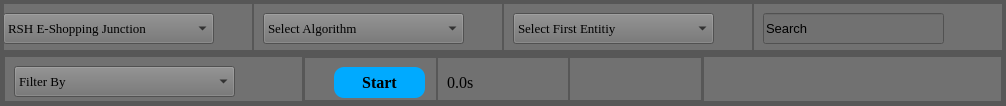
                     <widget class="QFrame" name="frame_44">
                      <property name="minimumSize">
                       <size>
                        <width>0</width>
                        <height>50</height>
                       </size>
                      </property>
                      <property name="maximumSize">
                       <size>
                        <width>16777215</width>
                        <height>120</height>
                       </size>
                      </property>
                      <property name="styleSheet">
                       <string notr="true">background-color: rgb(113, 113, 113);</string>
                      </property>
                      <property name="frameShape">
                       <enum>QFrame::StyledPanel</enum>
                      </property>
                      <property name="frameShadow">
                       <enum>QFrame::Raised</enum>
                      </property>
                      <layout class="QVBoxLayout" name="verticalLayout_8">
                       <property name="spacing">
                        <number>0</number>
                       </property>
                       <property name="leftMargin">
                        <number>0</number>
                       </property>
                       <property name="topMargin">
                        <number>0</number>
                       </property>
                       <property name="rightMargin">
                        <number>0</number>
                       </property>
                       <property name="bottomMargin">
                        <number>0</number>
                       </property>
                       <item>
                        <widget class="QFrame" name="frame_47">
                         <property name="styleSheet">
                          <string notr="true">background-color: rgb(113, 113, 113);</string>
                         </property>
                         <property name="frameShape">
                          <enum>QFrame::StyledPanel</enum>
                         </property>
                         <property name="frameShadow">
                          <enum>QFrame::Raised</enum>
                         </property>
                         <layout class="QHBoxLayout" name="horizontalLayout_14">
                          <property name="spacing">
                           <number>0</number>
                          </property>
                          <property name="leftMargin">
                           <number>0</number>
                          </property>
                          <property name="topMargin">
                           <number>0</number>
                          </property>
                          <property name="rightMargin">
                           <number>0</number>
                          </property>
                          <property name="bottomMargin">
                           <number>0</number>
                          </property>
                          <item>
                           <widget class="QFrame" name="frame_48">
                            <property name="minimumSize">
                             <size>
                              <width>0</width>
                              <height>50</height>
                             </size>
                            </property>
                            <property name="maximumSize">
                             <size>
                              <width>16777215</width>
                              <height>60</height>
                             </size>
                            </property>
                            <property name="styleSheet">
                             <string notr="true">background-color: rgb(113, 113, 113);
</string>
                            </property>
                            <property name="frameShape">
                             <enum>QFrame::StyledPanel</enum>
                            </property>
                            <property name="frameShadow">
                             <enum>QFrame::Raised</enum>
                            </property>
                            <layout class="QHBoxLayout" name="horizontalLayout_6">
                             <property name="spacing">
                              <number>0</number>
                             </property>
                             <property name="leftMargin">
                              <number>0</number>
                             </property>
                             <property name="topMargin">
                              <number>0</number>
                             </property>
                             <property name="rightMargin">
                              <number>0</number>
                             </property>
                             <property name="bottomMargin">
                              <number>0</number>
                             </property>
                             <item>
                              <widget class="QFrame" name="frame_49">
                               <property name="frameShape">
                                <enum>QFrame::StyledPanel</enum>
                               </property>
                               <property name="frameShadow">
                                <enum>QFrame::Raised</enum>
                               </property>
                              </widget>
                             </item>
                             <item>
                              <widget class="QFrame" name="frame_50">
                               <property name="minimumSize">
                                <size>
                                 <width>250</width>
                                 <height>0</height>
                                </size>
                               </property>
                               <property name="frameShape">
                                <enum>QFrame::StyledPanel</enum>
                               </property>
                               <property name="frameShadow">
                                <enum>QFrame::Raised</enum>
                               </property>
                               <widget class="QComboBox" name="searching_categoty">
                                <property name="geometry">
                                 <rect>
                                  <x>0</x>
                                  <y>10</y>
                                  <width>211</width>
                                  <height>31</height>
                                 </rect>
                                </property>
                                <property name="font">
                                 <font>
                                  <family>Times New Roman</family>
                                  <pointsize>10</pointsize>
                                 </font>
                                </property>
                                <item>
                                 <property name="text">
                                  <string>RSH E-Shopping Junction</string>
                                 </property>
                                </item>
                               </widget>
                              </widget>
                             </item>
                             <item>
                              <widget class="QFrame" name="frame_51">
                               <property name="frameShape">
                                <enum>QFrame::StyledPanel</enum>
                               </property>
                               <property name="frameShadow">
                                <enum>QFrame::Raised</enum>
                               </property>
                              </widget>
                             </item>
                             <item>
                              <widget class="QFrame" name="frame_52">
                               <property name="minimumSize">
                                <size>
                                 <width>250</width>
                                 <height>0</height>
                                </size>
                               </property>
                               <property name="frameShape">
                                <enum>QFrame::StyledPanel</enum>
                               </property>
                               <property name="frameShadow">
                                <enum>QFrame::Raised</enum>
                               </property>
                               <widget class="QComboBox" name="searching_algorithm">
                                <property name="geometry">
                                 <rect>
                                  <x>10</x>
                                  <y>10</y>
                                  <width>201</width>
                                  <height>31</height>
                                 </rect>
                                </property>
                                <property name="font">
                                 <font>
                                  <family>Times New Roman</family>
                                  <pointsize>10</pointsize>
                                 </font>
                                </property>
                                <property name="styleSheet">
                                 <string notr="true"/>
                                </property>
                                <item>
                                 <property name="text">
                                  <string>Select Algorithm</string>
                                 </property>
                                </item>
                                <item>
                                 <property name="text">
                                  <string>Linear Search</string>
                                 </property>
                                </item>
                               </widget>
                              </widget>
                             </item>
                             <item>
                              <widget class="QFrame" name="frame_53">
                               <property name="frameShape">
                                <enum>QFrame::StyledPanel</enum>
                               </property>
                               <property name="frameShadow">
                                <enum>QFrame::Raised</enum>
                               </property>
                              </widget>
                             </item>
                             <item>
                              <widget class="QFrame" name="frame_54">
                               <property name="minimumSize">
                                <size>
                                 <width>250</width>
                                 <height>0</height>
                                </size>
                               </property>
                               <property name="frameShape">
                                <enum>QFrame::StyledPanel</enum>
                               </property>
                               <property name="frameShadow">
                                <enum>QFrame::Raised</enum>
                               </property>
                               <widget class="QComboBox" name="searching_entity1">
                                <property name="geometry">
                                 <rect>
                                  <x>10</x>
                                  <y>10</y>
                                  <width>201</width>
                                  <height>31</height>
                                 </rect>
                                </property>
                                <property name="font">
                                 <font>
                                  <family>Times New Roman</family>
                                  <pointsize>10</pointsize>
                                 </font>
                                </property>
                                <item>
                                 <property name="text">
                                  <string>Select First Entitiy</string>
                                 </property>
                                </item>
                                <item>
                                 <property name="text">
                                  <string>Type Of Product</string>
                                 </property>
                                </item>
                                <item>
                                 <property name="text">
                                  <string>Name Of Product</string>
                                 </property>
                                </item>
                                <item>
                                 <property name="text">
                                  <string>Brand Name</string>
                                 </property>
                                </item>
                                <item>
                                 <property name="text">
                                  <string>Out Of Stock</string>
                                 </property>
                                </item>
                                <item>
                                 <property name="text">
                                  <string>Price Of Products</string>
                                 </property>
                                </item>
                                <item>
                                 <property name="text">
                                  <string>Discount On Product</string>
                                 </property>
                                </item>
                                <item>
                                 <property name="text">
                                  <string>Delivery Charges</string>
                                 </property>
                                </item>
                                <item>
                                 <property name="text">
                                  <string>Sold Products</string>
                                 </property>
                                </item>
                                <item>
                                 <property name="text">
                                  <string>Ratings</string>
                                 </property>
                                </item>
                               </widget>
                              </widget>
                             </item>
                             <item>
                              <widget class="QFrame" name="frame_55">
                               <property name="frameShape">
                                <enum>QFrame::StyledPanel</enum>
                               </property>
                               <property name="frameShadow">
                                <enum>QFrame::Raised</enum>
                               </property>
                              </widget>
                             </item>
                             <item>
                              <widget class="QFrame" name="frame_60">
                               <property name="minimumSize">
                                <size>
                                 <width>250</width>
                                 <height>0</height>
                                </size>
                               </property>
                               <property name="frameShape">
                                <enum>QFrame::StyledPanel</enum>
                               </property>
                               <property name="frameShadow">
                                <enum>QFrame::Raised</enum>
                               </property>
                               <widget class="QLineEdit" name="searching_lineEdit">
                                <property name="geometry">
                                 <rect>
                                  <x>10</x>
                                  <y>10</y>
                                  <width>181</width>
                                  <height>31</height>
                                 </rect>
                                </property>
                                <property name="font">
                                 <font>
                                  <pointsize>10</pointsize>
                                 </font>
                                </property>
                                <property name="text">
                                 <string>Search</string>
                                </property>
                               </widget>
                              </widget>
                             </item>
                             <item>
                              <widget class="QFrame" name="frame_91">
                               <property name="frameShape">
                                <enum>QFrame::StyledPanel</enum>
                               </property>
                               <property name="frameShadow">
                                <enum>QFrame::Raised</enum>
                               </property>
                              </widget>
                             </item>
                            </layout>
                           </widget>
                          </item>
                         </layout>
                        </widget>
                       </item>
                       <item>
                        <widget class="QFrame" name="frame_46">
                         <property name="styleSheet">
                          <string notr="true">background-color: rgb(113, 113, 113);</string>
                         </property>
                         <property name="frameShape">
                          <enum>QFrame::StyledPanel</enum>
                         </property>
                         <property name="frameShadow">
                          <enum>QFrame::Raised</enum>
                         </property>
                         <layout class="QHBoxLayout" name="horizontalLayout_15">
                          <property name="spacing">
                           <number>0</number>
                          </property>
                          <property name="leftMargin">
                           <number>0</number>
                          </property>
                          <property name="topMargin">
                           <number>0</number>
                          </property>
                          <property name="rightMargin">
                           <number>0</number>
                          </property>
                          <property name="bottomMargin">
                           <number>0</number>
                          </property>
                          <item>
                           <widget class="QFrame" name="frame_61">
                            <property name="minimumSize">
                             <size>
                              <width>0</width>
                              <height>50</height>
                             </size>
                            </property>
                            <property name="maximumSize">
                             <size>
                              <width>16777215</width>
                              <height>60</height>
                             </size>
                            </property>
                            <property name="styleSheet">
                             <string notr="true">background-color: rgb(113, 113, 113);
</string>
                            </property>
                            <property name="frameShape">
                             <enum>QFrame::StyledPanel</enum>
                            </property>
                            <property name="frameShadow">
                             <enum>QFrame::Raised</enum>
                            </property>
                            <layout class="QHBoxLayout" name="horizontalLayout_12">
                             <property name="spacing">
                              <number>0</number>
                             </property>
                             <property name="leftMargin">
                              <number>0</number>
                             </property>
                             <property name="topMargin">
                              <number>0</number>
                             </property>
                             <property name="rightMargin">
                              <number>0</number>
                             </property>
                             <property name="bottomMargin">
                              <number>0</number>
                             </property>
                             <item>
                              <widget class="QFrame" name="frame_72">
                               <property name="styleSheet">
                                <string notr="true">background-color: rgb(113, 113, 113);</string>
                               </property>
                               <property name="frameShape">
                                <enum>QFrame::StyledPanel</enum>
                               </property>
                               <property name="frameShadow">
                                <enum>QFrame::Raised</enum>
                               </property>
                               <layout class="QHBoxLayout" name="horizontalLayout_13">
                                <property name="spacing">
                                 <number>0</number>
                                </property>
                                <property name="leftMargin">
                                 <number>0</number>
                                </property>
                                <property name="topMargin">
                                 <number>0</number>
                                </property>
                                <property name="rightMargin">
                                 <number>0</number>
                                </property>
                                <property name="bottomMargin">
                                 <number>0</number>
                                </property>
                                <item>
                                 <widget class="QFrame" name="frame_73">
                                  <property name="frameShape">
                                   <enum>QFrame::StyledPanel</enum>
                                  </property>
                                  <property name="frameShadow">
                                   <enum>QFrame::Raised</enum>
                                  </property>
                                  <widget class="QComboBox" name="searching_filters">
                                   <property name="geometry">
                                    <rect>
                                     <x>10</x>
                                     <y>10</y>
                                     <width>221</width>
                                     <height>31</height>
                                    </rect>
                                   </property>
                                   <property name="font">
                                    <font>
                                     <family>Times New Roman</family>
                                     <pointsize>10</pointsize>
                                    </font>
                                   </property>
                                   <item>
                                    <property name="text">
                                     <string>Filter By</string>
                                    </property>
                                   </item>
                                   <item>
                                    <property name="text">
                                     <string>Contains</string>
                                    </property>
                                   </item>
                                   <item>
                                    <property name="text">
                                     <string>Starts With</string>
                                    </property>
                                   </item>
                                   <item>
                                    <property name="text">
                                     <string>Ends With</string>
                                    </property>
                                   </item>
                                  </widget>
                                 </widget>
                                </item>
                                <item>
                                 <widget class="QFrame" name="frame_80">
                                  <property name="minimumSize">
                                   <size>
                                    <width>400</width>
                                    <height>0</height>
                                   </size>
                                  </property>
                                  <property name="frameShape">
                                   <enum>QFrame::StyledPanel</enum>
                                  </property>
                                  <property name="frameShadow">
                                   <enum>QFrame::Raised</enum>
                                  </property>
                                  <layout class="QHBoxLayout" name="horizontalLayout_10">
                                   <property name="spacing">
                                    <number>0</number>
                                   </property>
                                   <property name="leftMargin">
                                    <number>0</number>
                                   </property>
                                   <property name="topMargin">
                                    <number>0</number>
                                   </property>
                                   <property name="rightMargin">
                                    <number>0</number>
                                   </property>
                                   <property name="bottomMargin">
                                    <number>0</number>
                                   </property>
                                   <item>
                                    <widget class="QFrame" name="frame_57">
                                     <property name="minimumSize">
                                      <size>
                                       <width>90</width>
                                       <height>0</height>
                                      </size>
                                     </property>
                                     <property name="frameShape">
                                      <enum>QFrame::StyledPanel</enum>
                                     </property>
                                     <property name="frameShadow">
                                      <enum>QFrame::Raised</enum>
                                     </property>
                                     <widget class="QPushButton" name="Searching_start_btn">
                                      <property name="geometry">
                                       <rect>
                                        <x>30</x>
                                        <y>10</y>
                                        <width>91</width>
                                        <height>31</height>
                                       </rect>
                                      </property>
                                      <property name="font">
                                       <font>
                                        <family>Times New Roman</family>
                                        <pointsize>12</pointsize>
                                        <weight>75</weight>
                                        <bold>true</bold>
                                       </font>
                                      </property>
                                      <property name="styleSheet">
                                       <string notr="true">background-color: rgb(0, 170, 255);
border-radius:10
</string>
                                      </property>
                                      <property name="text">
                                       <string>Start</string>
                                      </property>
                                     </widget>
                                    </widget>
                                   </item>
                                   <item>
                                    <widget class="QFrame" name="frame_63">
                                     <property name="minimumSize">
                                      <size>
                                       <width>70</width>
                                       <height>0</height>
                                      </size>
                                     </property>
                                     <property name="frameShape">
                                      <enum>QFrame::StyledPanel</enum>
                                     </property>
                                     <property name="frameShadow">
                                      <enum>QFrame::Raised</enum>
                                     </property>
                                     <widget class="QLabel" name="label_4">
                                      <property name="geometry">
                                       <rect>
                                        <x>10</x>
                                        <y>10</y>
                                        <width>70</width>
                                        <height>31</height>
                                       </rect>
                                      </property>
                                      <property name="minimumSize">
                                       <size>
                                        <width>70</width>
                                        <height>0</height>
                                       </size>
                                      </property>
                                      <property name="font">
                                       <font>
                                        <family>Times New Roman</family>
                                        <pointsize>12</pointsize>
                                        <weight>50</weight>
                                        <bold>false</bold>
                                       </font>
                                      </property>
                                      <property name="text">
                                       <string>0.0s</string>
                                      </property>
                                     </widget>
                                    </widget>
                                   </item>
                                   <item>
                                    <widget class="QFrame" name="frame_64">
                                     <property name="frameShape">
                                      <enum>QFrame::StyledPanel</enum>
                                     </property>
                                     <property name="frameShadow">
                                      <enum>QFrame::Raised</enum>
                                     </property>
                                    </widget>
                                   </item>
                                  </layout>
                                 </widget>
                                </item>
                                <item>
                                 <widget class="QFrame" name="frame_82">
                                  <property name="frameShape">
                                   <enum>QFrame::StyledPanel</enum>
                                  </property>
                                  <property name="frameShadow">
                                   <enum>QFrame::Raised</enum>
                                  </property>
                                 </widget>
                                </item>
                               </layout>
                              </widget>
                             </item>
                            </layout>
                           </widget>
                          </item>
                         </layout>
                        </widget>
                       </item>
                      </layout>
                     </widget>
